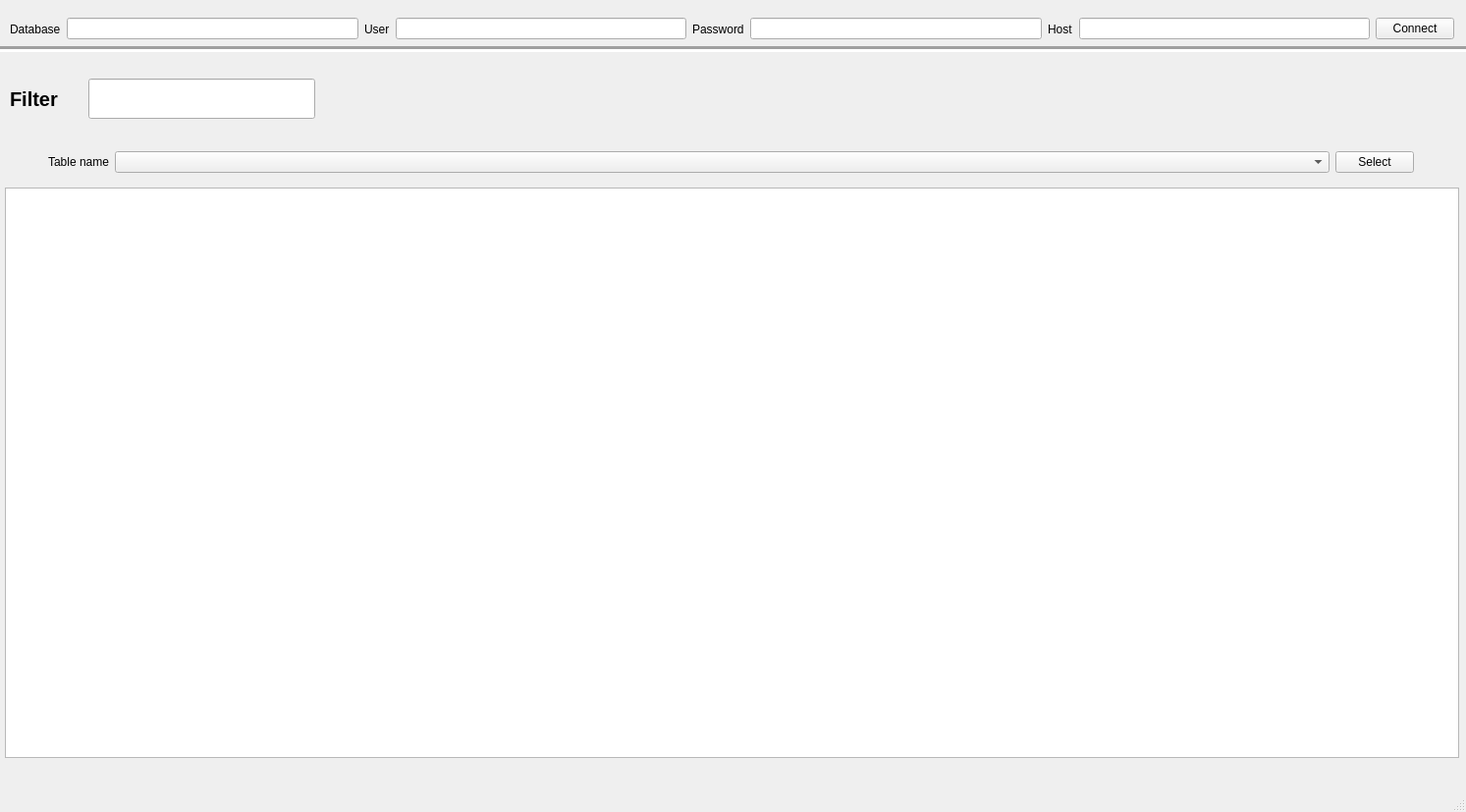
<?xml version="1.0" encoding="UTF-8"?>
<ui version="4.0">
 <class>MainWindow</class>
 <widget class="QMainWindow" name="MainWindow">
  <property name="geometry">
   <rect>
    <x>0</x>
    <y>0</y>
    <width>1493</width>
    <height>827</height>
   </rect>
  </property>
  <property name="sizePolicy">
   <sizepolicy hsizetype="Fixed" vsizetype="Fixed">
    <horstretch>0</horstretch>
    <verstretch>0</verstretch>
   </sizepolicy>
  </property>
  <property name="windowTitle">
   <string>MainWindow</string>
  </property>
  <widget class="QWidget" name="centralwidget">
   <widget class="QWidget" name="horizontalLayoutWidget">
    <property name="geometry">
     <rect>
      <x>0</x>
      <y>0</y>
      <width>1491</width>
      <height>44</height>
     </rect>
    </property>
    <layout class="QHBoxLayout" name="db_connect_layout">
     <property name="leftMargin">
      <number>10</number>
     </property>
     <property name="topMargin">
      <number>15</number>
     </property>
     <property name="rightMargin">
      <number>10</number>
     </property>
     <item>
      <widget class="QLabel" name="db_name_label">
       <property name="text">
        <string>Database</string>
       </property>
      </widget>
     </item>
     <item>
      <widget class="QLineEdit" name="db_name_lineEdit"/>
     </item>
     <item>
      <widget class="QLabel" name="db_user_label">
       <property name="text">
        <string>User</string>
       </property>
      </widget>
     </item>
     <item>
      <widget class="QLineEdit" name="db_user_lineEdit"/>
     </item>
     <item>
      <widget class="QLabel" name="db_password_label">
       <property name="text">
        <string>Password</string>
       </property>
      </widget>
     </item>
     <item>
      <widget class="QLineEdit" name="db_password_lineEdit"/>
     </item>
     <item>
      <widget class="QLabel" name="db_host_label">
       <property name="text">
        <string>Host</string>
       </property>
      </widget>
     </item>
     <item>
      <widget class="QLineEdit" name="db_host_lineEdit"/>
     </item>
     <item>
      <widget class="QPushButton" name="db_connect_button">
       <property name="text">
        <string>Connect</string>
       </property>
      </widget>
     </item>
    </layout>
   </widget>
   <widget class="QLabel" name="filter_label">
    <property name="geometry">
     <rect>
      <x>10</x>
      <y>80</y>
      <width>71</width>
      <height>41</height>
     </rect>
    </property>
    <property name="font">
     <font>
      <pointsize>15</pointsize>
      <weight>75</weight>
      <bold>true</bold>
     </font>
    </property>
    <property name="text">
     <string>Filter</string>
    </property>
   </widget>
   <widget class="QLineEdit" name="filter_lineEdit">
    <property name="geometry">
     <rect>
      <x>90</x>
      <y>80</y>
      <width>231</width>
      <height>41</height>
     </rect>
    </property>
   </widget>
   <widget class="QWidget" name="horizontalLayoutWidget_2">
    <property name="geometry">
     <rect>
      <x>9</x>
      <y>150</y>
      <width>1471</width>
      <height>30</height>
     </rect>
    </property>
    <layout class="QHBoxLayout" name="tabel_select_layout">
     <item>
      <spacer name="left_spacer">
       <property name="orientation">
        <enum>Qt::Horizontal</enum>
       </property>
       <property name="sizeHint" stdset="0">
        <size>
         <width>40</width>
         <height>20</height>
        </size>
       </property>
      </spacer>
     </item>
     <item>
      <widget class="QLabel" name="table_name_label">
       <property name="text">
        <string>Table name</string>
       </property>
      </widget>
     </item>
     <item>
      <widget class="QComboBox" name="table_select">
       <property name="sizePolicy">
        <sizepolicy hsizetype="Preferred" vsizetype="Fixed">
         <horstretch>1</horstretch>
         <verstretch>0</verstretch>
        </sizepolicy>
       </property>
      </widget>
     </item>
     <item>
      <widget class="QPushButton" name="select_button">
       <property name="text">
        <string>Select</string>
       </property>
      </widget>
     </item>
     <item>
      <spacer name="right_spacer">
       <property name="orientation">
        <enum>Qt::Horizontal</enum>
       </property>
       <property name="sizeHint" stdset="0">
        <size>
         <width>40</width>
         <height>20</height>
        </size>
       </property>
      </spacer>
     </item>
    </layout>
   </widget>
   <widget class="Line" name="line">
    <property name="geometry">
     <rect>
      <x>-80</x>
      <y>40</y>
      <width>1591</width>
      <height>20</height>
     </rect>
    </property>
    <property name="font">
     <font>
      <weight>50</weight>
      <bold>false</bold>
     </font>
    </property>
    <property name="lineWidth">
     <number>3</number>
    </property>
    <property name="orientation">
     <enum>Qt::Horizontal</enum>
    </property>
   </widget>
   <widget class="QTableWidget" name="tableWidget">
    <property name="geometry">
     <rect>
      <x>5</x>
      <y>191</y>
      <width>1481</width>
      <height>581</height>
     </rect>
    </property>
   </widget>
  </widget>
  <widget class="QMenuBar" name="menubar">
   <property name="geometry">
    <rect>
     <x>0</x>
     <y>0</y>
     <width>1493</width>
     <height>26</height>
    </rect>
   </property>
  </widget>
  <widget class="QStatusBar" name="statusbar"/>
 </widget>
 <resources/>
 <connections/>
</ui>
